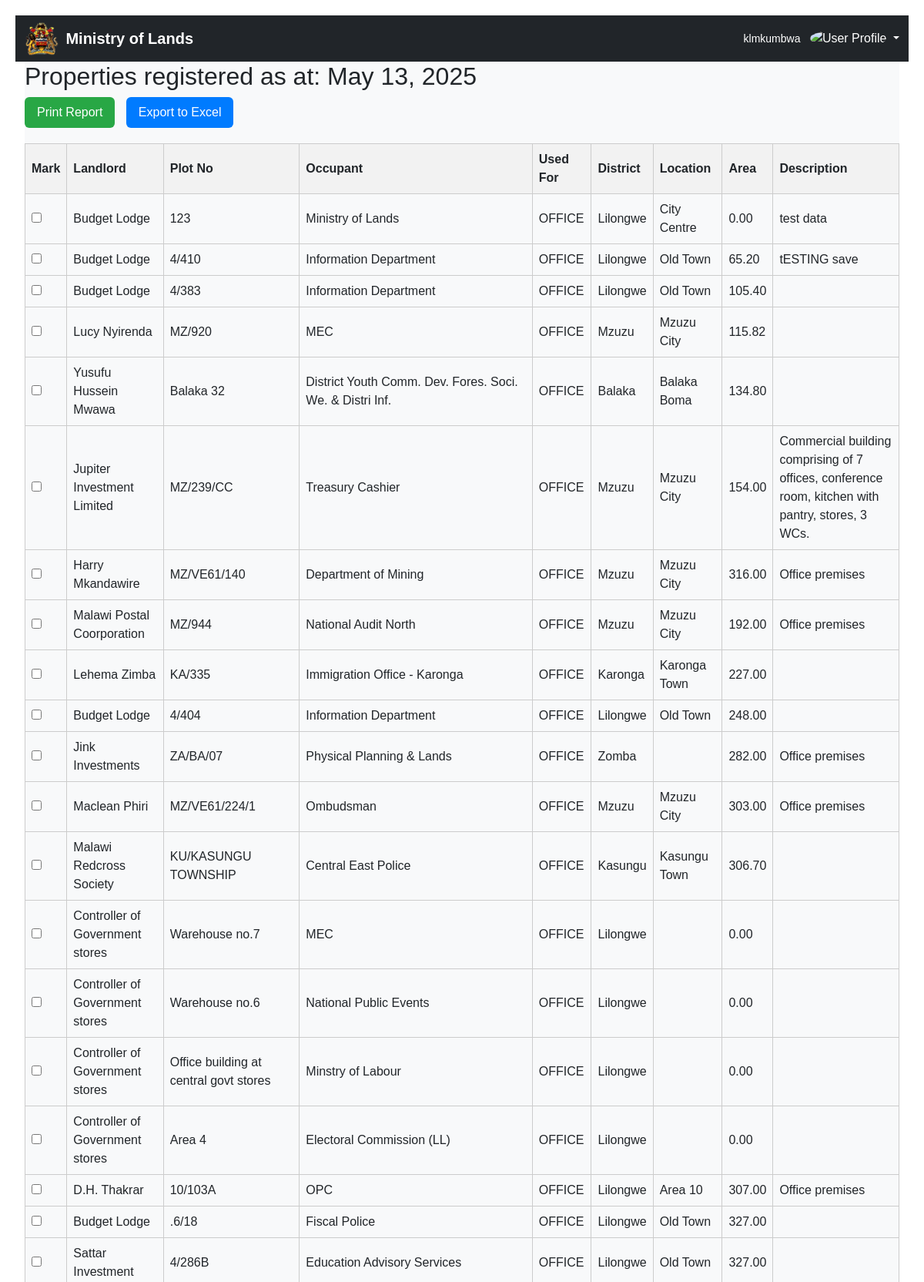
Screenshot of /properties_report.php (signed in, upper part) with the database file from the repository.
### tables this page shows
CREATE TABLE IF NOT EXISTS `property` (
  `Property_ID` int NOT NULL AUTO_INCREMENT,
  `Landlord_ID` int DEFAULT NULL,
  `Property_type_ID` int DEFAULT NULL,
  `Plot_number` varchar(50) DEFAULT NULL,
  `District` varchar(50) DEFAULT NULL,
  `Location` text,
  `Sn_file` varchar(255) DEFAULT NULL,
  `Geo_ref_coordinates` varchar(100) DEFAULT NULL,
  `RCA` varchar(50) DEFAULT NULL,
  `Area` decimal(10,2) DEFAULT NULL,
  `Description` text,
  PRIMARY KEY (`Property_ID`),
  KEY `Landlord_ID` (`Landlord_ID`),
  KEY `Property_type_ID` (`Property_type_ID`)
);

CREATE TABLE IF NOT EXISTS `landlord` (
  `Landlord_ID` int NOT NULL AUTO_INCREMENT,
  `Name` varchar(100) DEFAULT NULL,
  `Address` text,
  `Phone_Number` varchar(15) DEFAULT NULL,
  `Landlord_type_ID` int DEFAULT NULL,
  `National_ID` varchar(20) DEFAULT NULL,
  `Bank_name` varchar(100) DEFAULT NULL,
  `Bank_account_holder` varchar(100) DEFAULT NULL,
  `Bank_account_number` varchar(50) DEFAULT NULL,
  `Vendor_code` varchar(50) DEFAULT NULL,
  PRIMARY KEY (`Landlord_ID`),
  KEY `Landlord_type_ID` (`Landlord_type_ID`)
);

CREATE TABLE IF NOT EXISTS `occupants` (
  `Occupant_ID` int NOT NULL AUTO_INCREMENT,
  `MDA_ID` int DEFAULT NULL,
  `Name` varchar(100) DEFAULT NULL,
  `Contact` varchar(15) DEFAULT NULL,
  `Email` varchar(100) DEFAULT NULL,
  `Description` text,
  PRIMARY KEY (`Occupant_ID`),
  KEY `MDA_ID` (`MDA_ID`)
);

CREATE TABLE IF NOT EXISTS `tenancy` (
  `Tenancy_ID` int NOT NULL AUTO_INCREMENT,
  `Property_ID` int DEFAULT NULL,
  `Occupant_ID` int DEFAULT NULL,
  `Lease_ID` int DEFAULT NULL,
  `Monthly_rent` decimal(10,2) DEFAULT NULL,
  `Occupation_date` date DEFAULT NULL,
  `Rent_first_occupation` decimal(10,2) DEFAULT NULL,
  `Termination_status` enum('Active','Terminated') DEFAULT NULL,
  `Used_for` varchar(100) DEFAULT NULL,
  `created_at` timestamp NULL DEFAULT CURRENT_TIMESTAMP,
  `created_by` varchar(255) DEFAULT 'admin',
  PRIMARY KEY (`Tenancy_ID`),
  KEY `Property_ID` (`Property_ID`),
  KEY `Occupant_ID` (`Occupant_ID`),
  KEY `Lease_ID` (`Lease_ID`)
);

### properties_report.php (the view, shortened to what this page needs)
<?php
include('db_connection.php');
$search = $_GET['search'] ?? '';
$limit = 50;
$page = isset($_GET['page']) ? (int)$_GET['page'] : 1;
$start = ($page - 1) * $limit;
$sql = "SELECT
    p.Landlord_ID,
    l.Name,
    p.Property_ID,
    p.Plot_number,
    o.Name as Occupant,
    t.Used_for,
    p.District,
    p.Location,
    p.Area,
    p.Description
    FROM Property p
    LEFT JOIN Landlord l ON p.Landlord_ID = l.Landlord_ID
    LEFT JOIN Property_types pt ON p.Property_type_ID = pt.Property_type_ID
    LEFT JOIN Tenancy t ON p.Property_ID = t.Property_id
    LEFT JOIN Occupants o ON t.Occupant_ID = o.Occupant_ID
    WHERE 1";
$sql .= " LIMIT ?, ?";
$stmt = $conn->prepare($sql);
if (!empty($search)) {
    $stmt->bind_param("ssssssi", $search_param, $search_param, $search_param, $search_param, $search_param, $start, $limit);
} else {
    $stmt->bind_param("ii", $start, $limit);
}
$stmt->execute();
$result = $stmt->get_result();
$properties = [];
while ($row = $result->fetch_assoc()) {
    $properties[] = $row;
}
?>
<!DOCTYPE html>
<html>
<head>
 <link href="assets/bootstrap/css/bootstrap.min.css" rel="stylesheet">
</head>
<body>
<div class="container-fluid">
<?php
include('assets/templates/topbar.php');
?>
<main class="col-md-12 bg-light">
<h2>Properties registered as at: <?= date('F j, Y') ?></h2>
<form method="post" id="exportForm">
    <div class="no-print">
        <button type="button" class="btn btn-print" onclick="window.print()">Print Report</button>
        <button type="submit" name="export_excel" class="btn btn-export">Export to Excel</button>
    </div>
    <table>
        <thead>
            <tr>
                <th>Mark</th>
                <th>Landlord</th>
                <th>Plot No</th>
                <th>Occupant</th>
                <th>Used For</th>
                <th>District</th>
                <th>Location</th>
                <th>Area</th>
                <th>Description</th>
            </tr>
        </thead>
        <tbody>
            <?php if (count($properties) > 0): ?>
                <?php foreach ($properties as $property): ?>
                    <tr>
                        <td><input type="checkbox" name="marked_ids[]" value="<?= $property['Property_ID'] ?>"></td>
                        <td><?= htmlspecialchars($property['Name']?? '') ?></td>
                        <td><?= htmlspecialchars($property['Plot_number']?? '') ?></td>
                        <td><?= htmlspecialchars($property['Occupant']?? '') ?></td>
                        <td><?= htmlspecialchars($property['Used_for']?? '') ?></td>
                        <td><?= htmlspecialchars($property['District']?? '') ?></td>
                        <td><?= htmlspecialchars($property['Location']?? '') ?></td>
                        <td><?= htmlspecialchars($property['Area']?? '') ?></td>
                        <td><?= htmlspecialchars($property['Description']?? '') ?></td>
                    </tr>
                <?php endforeach; ?>
            <?php else: ?>
                <tr><td colspan="9">No records found.</td></tr>
            <?php endif; ?>
        </tbody>
    </table>
</form>
        </div>
</body>
<?php
include('assets/templates/footer.php');
?>
</html>

### properties_report.php (style rules this page uses)
body { font-family: Arial; margin: 20px; }
table { width: 100%; border-collapse: collapse; margin-top: 20px; }
th, td { border: 1px solid #ccc; padding: 8px; text-align: left; }
th { background-color: #f2f2f2; }
.btn { padding: 8px 16px; margin-right: 10px; border: none; cursor: pointer; }
.btn-print { background-color: #28a745; color: white; }
.btn-export { background-color: #007bff; color: white; }
.no-print { margin-bottom: 15px; }

### rows the page displays
property: Landlord_ID.Name "Budget Lodge", Plot_number "123", occupants.Name "Ministry of Lands", tenancy.Used_for "OFFICE", District "Lilongwe", Location "City Centre", Area "0.00", Description "test data"
property: Landlord_ID.Name "Budget Lodge", Plot_number "4/410", occupants.Name "Information Department", tenancy.Used_for "OFFICE", District "Lilongwe", Location "Old Town", Area "65.20", Description "tESTING save"
property: Landlord_ID.Name "Budget Lodge", Plot_number "4/383", occupants.Name "Information Department", tenancy.Used_for "OFFICE", District "Lilongwe", Location "Old Town", Area "105.40"
property: Landlord_ID.Name "Lucy Nyirenda", Plot_number "MZ/920", occupants.Name "MEC", tenancy.Used_for "OFFICE", District "Mzuzu", Location "Mzuzu City", Area "115.82"
property: Landlord_ID.Name "Yusufu Hussein Mwawa", Plot_number "Balaka 32", occupants.Name "District Youth Comm. Dev. Fores. Soci. We. & Distri Inf.", tenancy.Used_for "OFFICE", District "Balaka", Location "Balaka Boma", Area "134.80"
property: Landlord_ID.Name "Jupiter Investment Limited", Plot_number "MZ/239/CC", occupants.Name "Treasury Cashier", tenancy.Used_for "OFFICE", District "Mzuzu", Location "Mzuzu City", Area "154.00", Description "Commercial building comprising of 7 offices, conference room, kitchen with pantry, stores, 3 WCs."
property: Landlord_ID.Name "Harry Mkandawire", Plot_number "MZ/VE61/140", occupants.Name "Department of Mining", tenancy.Used_for "OFFICE", District "Mzuzu", Location "Mzuzu City", Area "316.00", Description "Office premises"
property: Landlord_ID.Name "Malawi Postal Coorporation", Plot_number "MZ/944", occupants.Name "National Audit North", tenancy.Used_for "OFFICE", District "Mzuzu", Location "Mzuzu City", Area "192.00", Description "Office premises"
property: Landlord_ID.Name "Lehema Zimba", Plot_number "KA/335", occupants.Name "Immigration Office - Karonga", tenancy.Used_for "OFFICE", District "Karonga", Location "Karonga Town", Area "227.00"
property: Landlord_ID.Name "Budget Lodge", Plot_number "4/404", occupants.Name "Information Department", tenancy.Used_for "OFFICE", District "Lilongwe", Location "Old Town", Area "248.00"
property: Landlord_ID.Name "Jink Investments", Plot_number "ZA/BA/07", occupants.Name "Physical Planning & Lands", tenancy.Used_for "OFFICE", District "Zomba", Area "282.00", Description "Office premises"
property: Landlord_ID.Name "Maclean Phiri", Plot_number "MZ/VE61/224/1", occupants.Name "Ombudsman", tenancy.Used_for "OFFICE", District "Mzuzu", Location "Mzuzu City", Area "303.00", Description "Office premises"
property: Landlord_ID.Name "Malawi Redcross Society", Plot_number "KU/KASUNGU TOWNSHIP", occupants.Name "Central East Police", tenancy.Used_for "OFFICE", District "Kasungu", Location "Kasungu Town", Area "306.70"
property: Landlord_ID.Name "Controller of Government stores", Plot_number "Warehouse no.7", occupants.Name "MEC", tenancy.Used_for "OFFICE", District "Lilongwe", Area "0.00"
property: Landlord_ID.Name "Controller of Government stores", Plot_number "Warehouse no.6", occupants.Name "National Public Events", tenancy.Used_for "OFFICE", District "Lilongwe", Area "0.00"
property: Landlord_ID.Name "Controller of Government stores", Plot_number "Office building at central govt stores", occupants.Name "Minstry of Labour", tenancy.Used_for "OFFICE", District "Lilongwe", Area "0.00"
property: Landlord_ID.Name "Controller of Government stores", Plot_number "Area 4", occupants.Name "Electoral Commission (LL)", tenancy.Used_for "OFFICE", District "Lilongwe", Area "0.00"
property: Landlord_ID.Name "D.H. Thakrar", Plot_number "10/103A", occupants.Name "OPC", tenancy.Used_for "OFFICE", District "Lilongwe", Location "Area 10", Area "307.00", Description "Office premises"
property: Landlord_ID.Name "Budget Lodge", Plot_number ".6/18", occupants.Name "Fiscal Police", tenancy.Used_for "OFFICE", District "Lilongwe", Location "Old Town", Area "327.00"
property: Landlord_ID.Name "Sattar Investment", Plot_number "4/286B", occupants.Name "Education Advisory Services", tenancy.Used_for "OFFICE", District "Lilongwe", Location "Old Town", Area "327.00"

### other values shown
$username "klmkumbwa"
